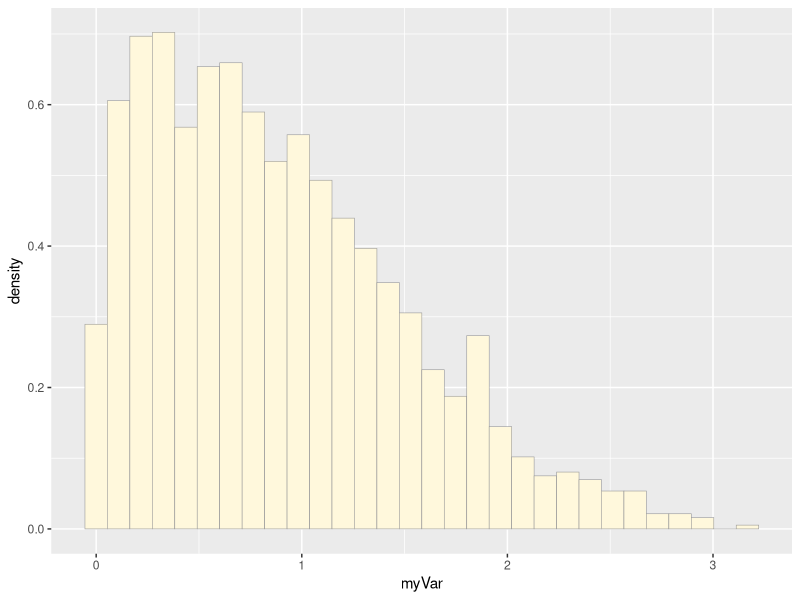
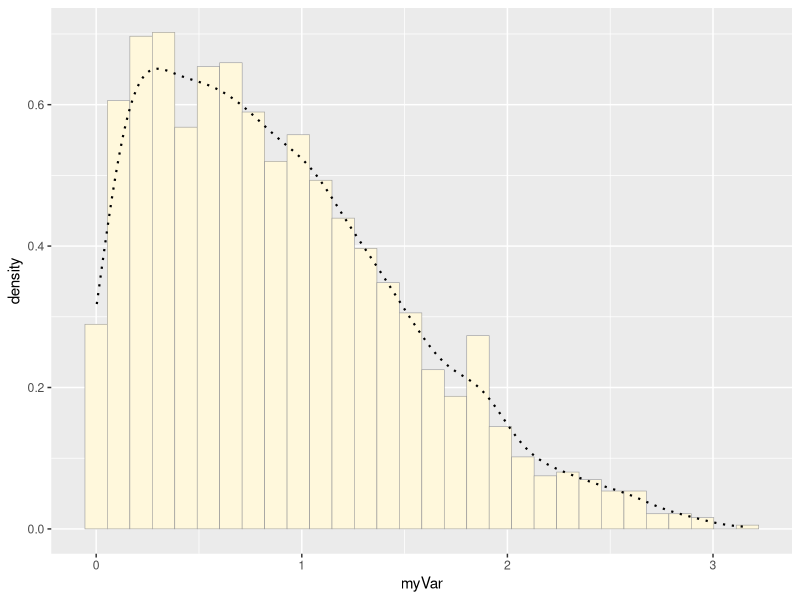
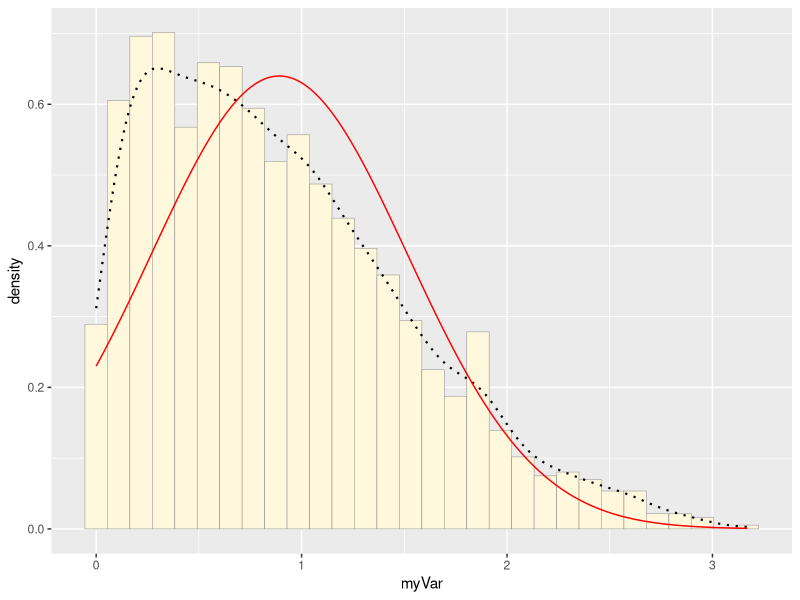
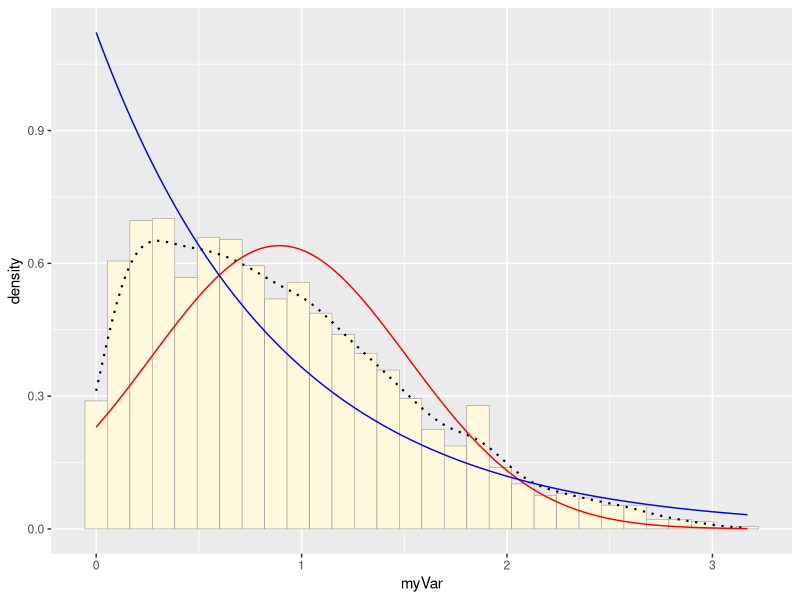
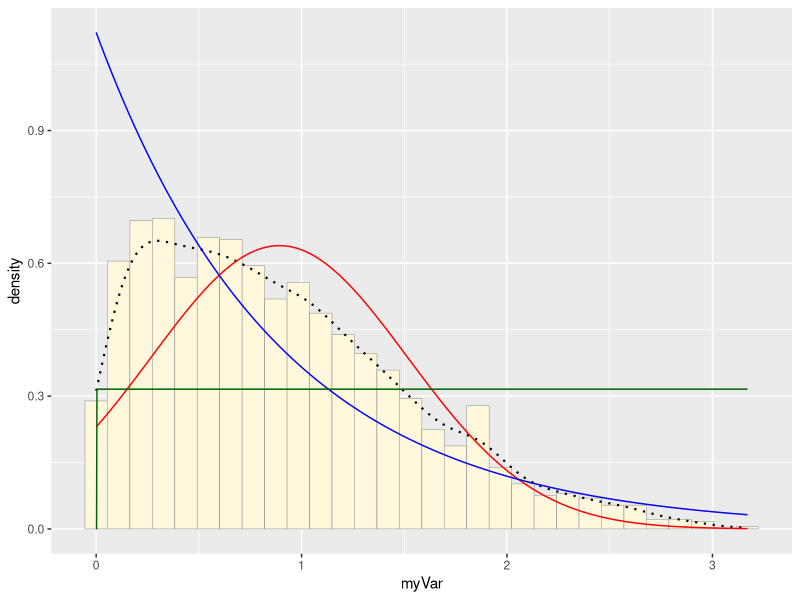
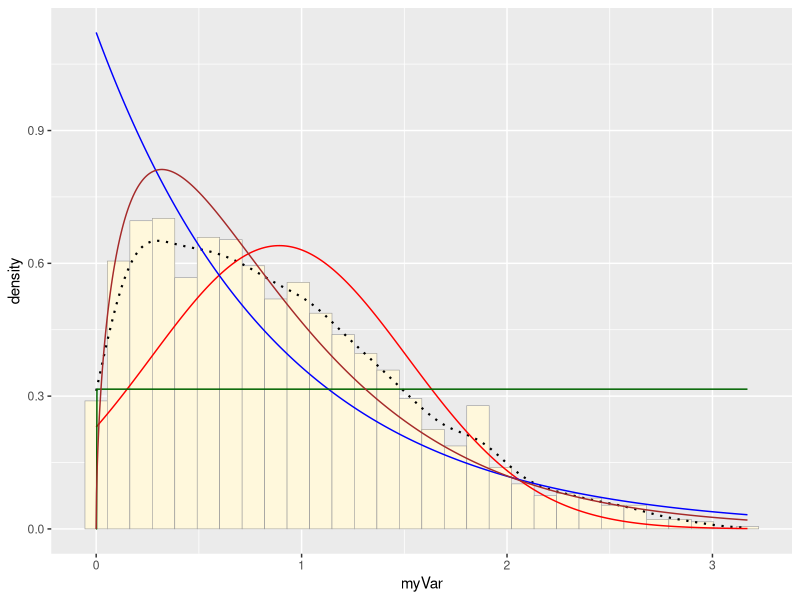
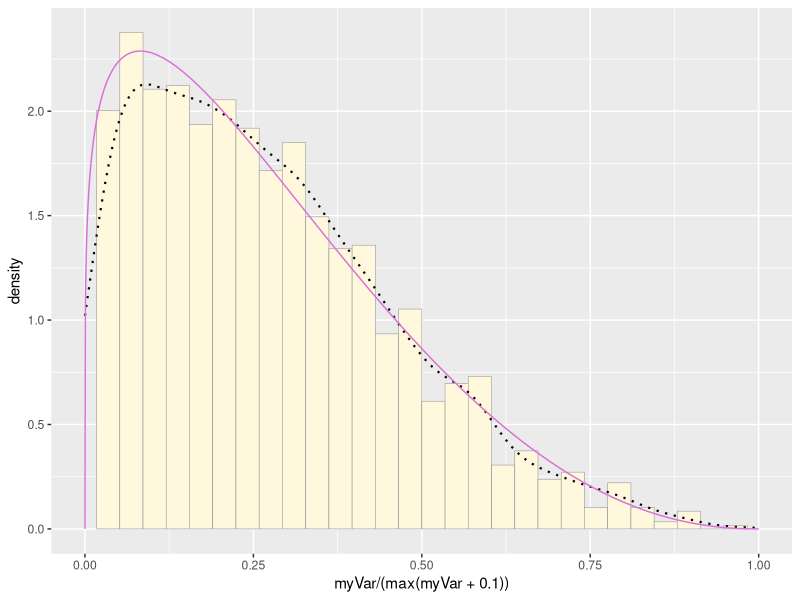

Here is the R script that generated these plots, in order:
#Hw7: Simulating and Fitting Data Distributions 

# Open Libraries
library(ggplot2) # for graphics
library(MASS) # for maximum likelihood estimation

# Read in data vector 
# quick and dirty, a truncated normal distribution to work on the solution set
z <- rnorm(n=3000,mean=0.2)
z <- data.frame(1:3000,z)
names(z) <- list("ID","myVar")
z <- z[z$myVar>0,]
str(z)
summary(z$myVar)

# Plot histogram of data 
p1 <- ggplot(data=z, aes(x=myVar, y=..density..)) +
  geom_histogram(color="grey60",fill="cornsilk",size=0.2) 
print(p1)

# Add empirical density curve 
p1 <-  p1 +  geom_density(linetype="dotted",size=0.75)
print(p1)

# Get maximum likelihood parameters for `normal`
normPars <- fitdistr(z$myVar,"normal")
print(normPars)
str(normPars)
normPars$estimate["mean"] # note structure of getting a named attribute

# Plot `normal` probability density 
meanML <- normPars$estimate["mean"]
sdML <- normPars$estimate["sd"]

xval <- seq(0,max(z$myVar),len=length(z$myVar))

stat <- stat_function(aes(x = xval, y = ..y..), fun = dnorm, colour="red", n = length(z$myVar), args = list(mean = meanML, sd = sdML))
p1 + stat

# Plot `exponential` probability density 
expoPars <- fitdistr(z$myVar,"exponential")
rateML <- expoPars$estimate["rate"]

stat2 <- stat_function(aes(x = xval, y = ..y..), fun = dexp, colour="blue", n = length(z$myVar), args = list(rate=rateML))
p1 + stat + stat2

# Plot `uniform` probability density 
stat3 <- stat_function(aes(x = xval, y = ..y..), fun = dunif, colour="darkgreen", n = length(z$myVar), args = list(min=min(z$myVar), max=max(z$myVar)))
p1 + stat + stat2 + stat3

# Plot `gamma` probability density 
gammaPars <- fitdistr(z$myVar,"gamma")
shapeML <- gammaPars$estimate["shape"]
rateML <- gammaPars$estimate["rate"]

stat4 <- stat_function(aes(x = xval, y = ..y..), fun = dgamma, colour="brown", n = length(z$myVar), args = list(shape=shapeML, rate=rateML))
p1 + stat + stat2 + stat3 + stat4

# Plot `beta` probability density
pSpecial <- ggplot(data=z, aes(x=myVar/(max(myVar + 0.1)), y=..density..)) +
  geom_histogram(color="grey60",fill="cornsilk",size=0.2) + 
  xlim(c(0,1)) +
  geom_density(size=0.75,linetype="dotted")

betaPars <- fitdistr(x=z$myVar/max(z$myVar + 0.1),start=list(shape1=1,shape2=2),"beta")
shape1ML <- betaPars$estimate["shape1"]
shape2ML <- betaPars$estimate["shape2"]

statSpecial <- stat_function(aes(x = xval, y = ..y..), fun = dbeta, colour="orchid", n = length(z$myVar), args = list(shape1=shape1ML,shape2=shape2ML))
pSpecial + statSpecial
